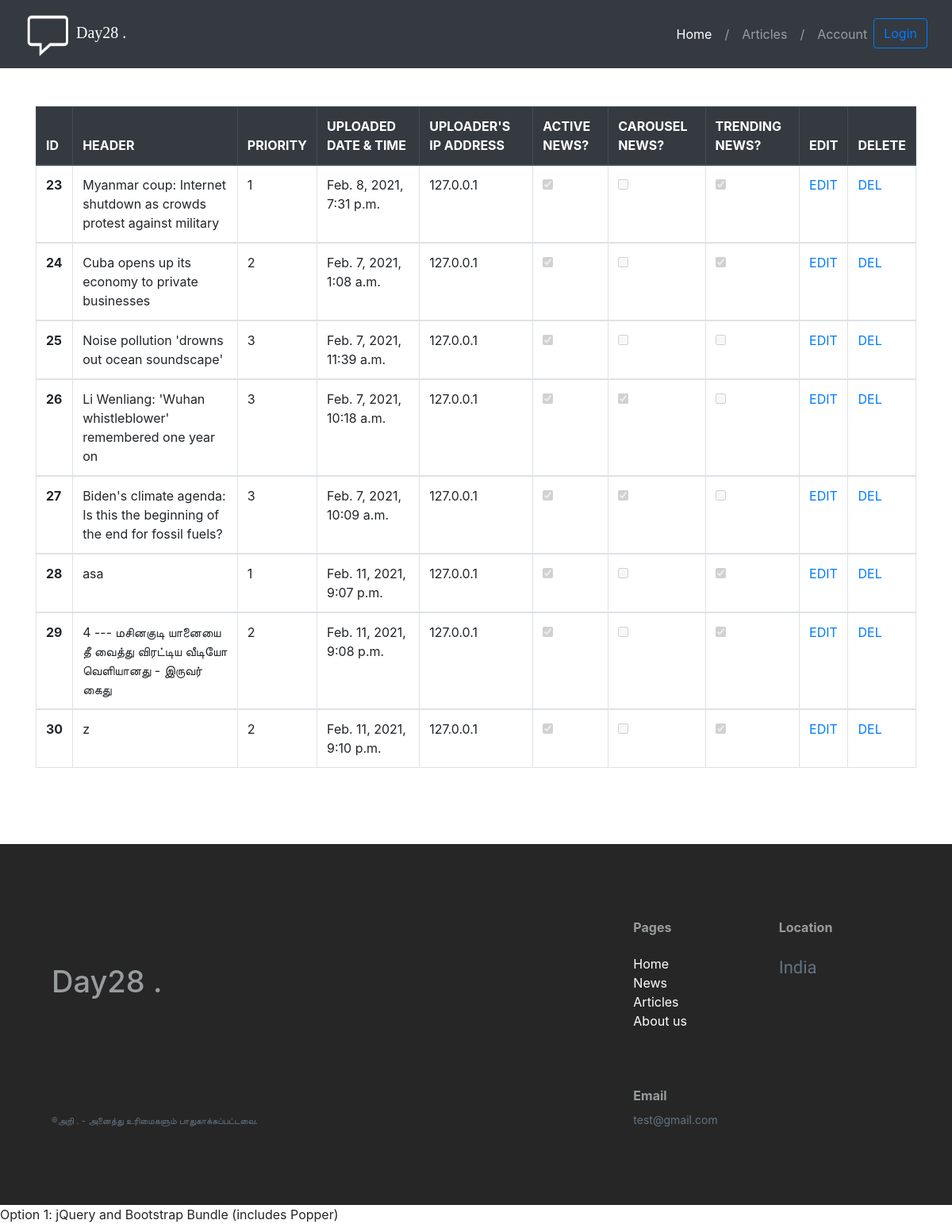
The app's page /news/view, older data.
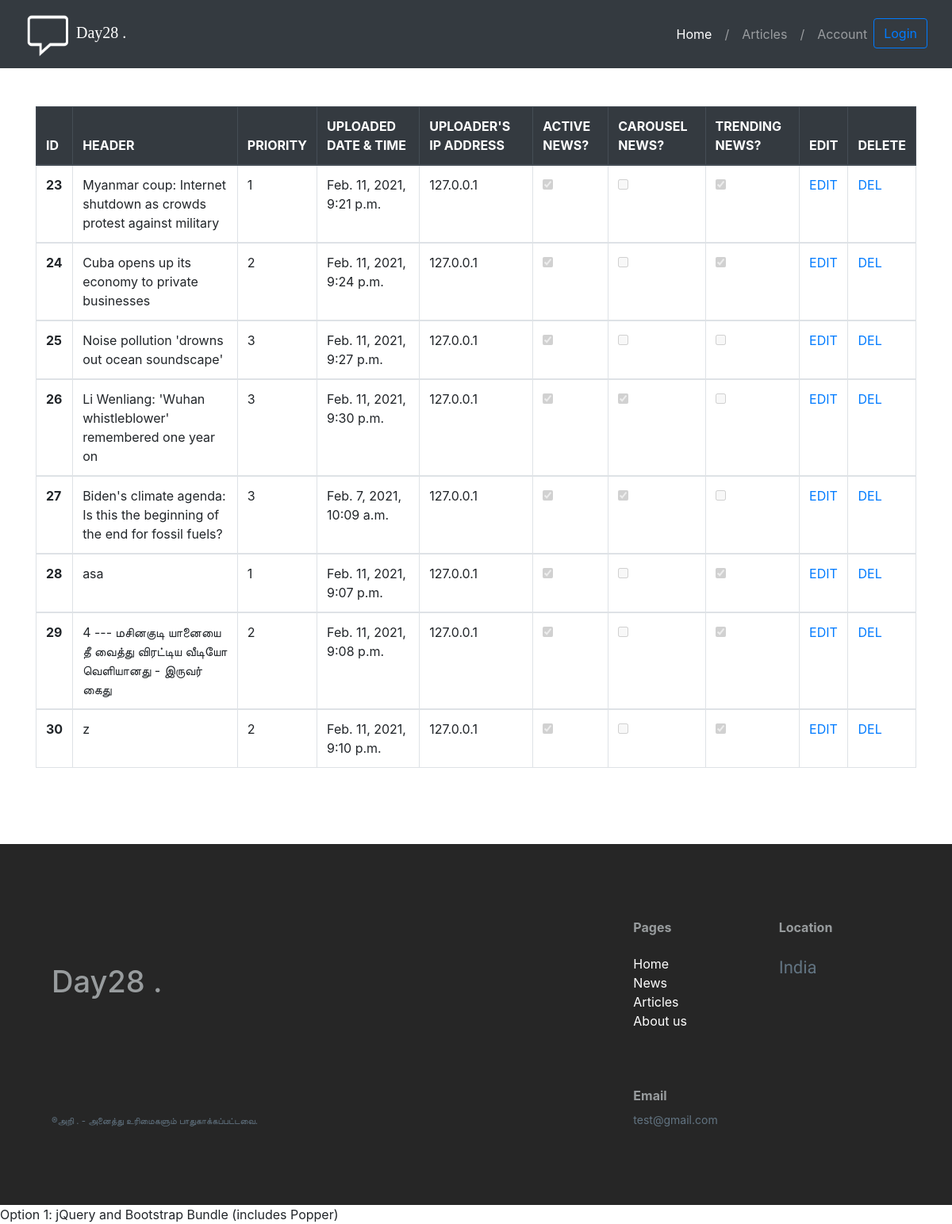
The same page, newer data.
### news/models.py (models this page shows, shortened)
class ArticleModel(models.Model):
    article_category_list=[('General','General'),('Technology','Technology'),('Politics','Politics'),('History','History'),('Science','Science'),('Aeronautics','Aeronautics')]
    article_header=models.CharField(blank=False,max_length=500)
    article_body = models.TextField(blank=False,max_length=10000)
    article_category = models.CharField(blank=False, max_length=500,default='General',choices=article_category_list)
    article_priority=models.IntegerField(blank=True)
    article_uploaded_date_time=models.DateTimeField(auto_now=True)
    uploader_ip_address=models.GenericIPAddressField(null=True,blank=True,max_length=100)
    carousel_image=models.ImageField(upload_to='images/%Y/%m/%d/%H%M%S', blank=True)
    image1=models.ImageField(upload_to='images/%Y/%m/%d/', blank=False,validators=[validate_image_file_extension])
    image2 = models.ImageField(upload_to='images/%Y/%m/%d/%H%M%S', blank=True,validators=[validate_image_file_extension])
    image3 = models.ImageField(upload_to='images/%Y/%m/%d/%H%M%S', blank=True,validators=[validate_image_file_extension])
    image4 = models.ImageField(upload_to='images/%Y/%m/%d/%H%M%S', blank=True,validators=[validate_image_file_extension])
    image5 = models.ImageField(upload_to='images/%Y/%m/%d/%H%M%S', blank=True,validators=[validate_image_file_extension])
    image6 = models.ImageField(upload_to='images/%Y/%m/%d/%H%M%S', blank=True,validators=[validate_image_file_extension])
    image7 = models.ImageField(upload_to='images/%Y/%m/%d/%H%M%S', blank=True,validators=[validate_image_file_extension])
    active_news = models.BooleanField(default=False)
    carousel_news = models.BooleanField(default=False)
    trending_news = models.BooleanField(default=False)
    article_views=models.IntegerField(default=0)
    class Meta:
        permissions = (
            ("can_edit_news", "Can edit news"),
            ("can_delete_news", "Can delete news"),
            ("can_view_news", "Can view news"),
            ("can_upload_news", "Can upload news"),
        )

### news/views.py (the view)
# urls.py: path('view',news_view.view,name='view'),
def view(request):
    all_articles=ArticleModel.objects.all()
    return render(request, 'view.html', {'all_articles': all_articles})

### news/templates/view.html (shortened to what this page needs)
{% extends 'base.html' %}
{% load static %}
{% load crispy_forms_tags %}
{% block upload %}
<div class="row">
  <div class="col-12 d-none d-md-block">
    <table class="table table-bordered my-5">
      <thead class="thead-dark">
        <tr>
            <th scope="col">ID</th>
            <th scope="col">HEADER</th>
            <th  scope="col">PRIORITY</th>
            <th  scope="col">UPLOADED DATE & TIME</th>
            <th  scope="col">UPLOADER'S IP ADDRESS</th>
            <th  scope="col">ACTIVE NEWS?</th>
            <th  scope="col">CAROUSEL NEWS?</th>
            <th  scope="col">TRENDING NEWS?</th>
            <th class="" scope="col">EDIT</th>
            <th class="" scope="col">DELETE</th>
        </tr>
      </thead>
        {% for article in all_articles %}
          <tbody>
            <tr>
              <th scope="row">{{article.pk}}</th>
              <td>{{article.article_header}}</td>
              <td >{{article.article_priority}}</td>
              <td  >{{article.article_uploaded_date_time}}</td>
              <td >{{article.uploader_ip_address}}</td>
              {% if article.active_news %}
                <td ><label><input type="checkbox" value="" disabled checked></label></td>
              {% else %}
                <td ><label><input type="checkbox" value="" disabled ></label></td>
              {% endif %}
              {% if article.carousel_news %}
                <td ><label><input type="checkbox" value="" disabled checked></label></td>
              {% else %}
                <td ><label><input type="checkbox" value="" disabled ></label></td>
              {% endif %}
              {% if article.trending_news %}
                <td ><label><input type="checkbox" value="" disabled checked></label></td>
              {% else %}
                <td ><label><input type="checkbox" value="" disabled ></label></td>
              {% endif %}
                <td><a href="{% url 'edit' article.pk %}">EDIT</a></td>
              <td><a href="{% url 'delete' article.pk %}">DEL</a></td>
            </tr>
          </tbody>
        {% endfor %}
    </table>
  </div>
</div>
{% endblock upload %}

Row changes from the older to the newer data that the page shows:
changed ArticleModel "Myanmar coup: Internet shutdown as crowds protest against military": article_uploaded_date_time "Feb. 8, 2021, 7:31 p.m." → "Feb. 11, 2021, 9:21 p.m."
changed ArticleModel "Cuba opens up its economy to private businesses": article_uploaded_date_time "Feb. 7, 2021, 1:08 a.m." → "Feb. 11, 2021, 9:24 p.m."
changed ArticleModel "Noise pollution 'drowns out ocean soundscape'": article_uploaded_date_time "Feb. 7, 2021, 11:39 a.m." → "Feb. 11, 2021, 9:27 p.m."
changed ArticleModel "Li Wenliang: 'Wuhan whistleblower' remembered one year on": article_uploaded_date_time "Feb. 7, 2021, 10:18 a.m." → "Feb. 11, 2021, 9:30 p.m."
